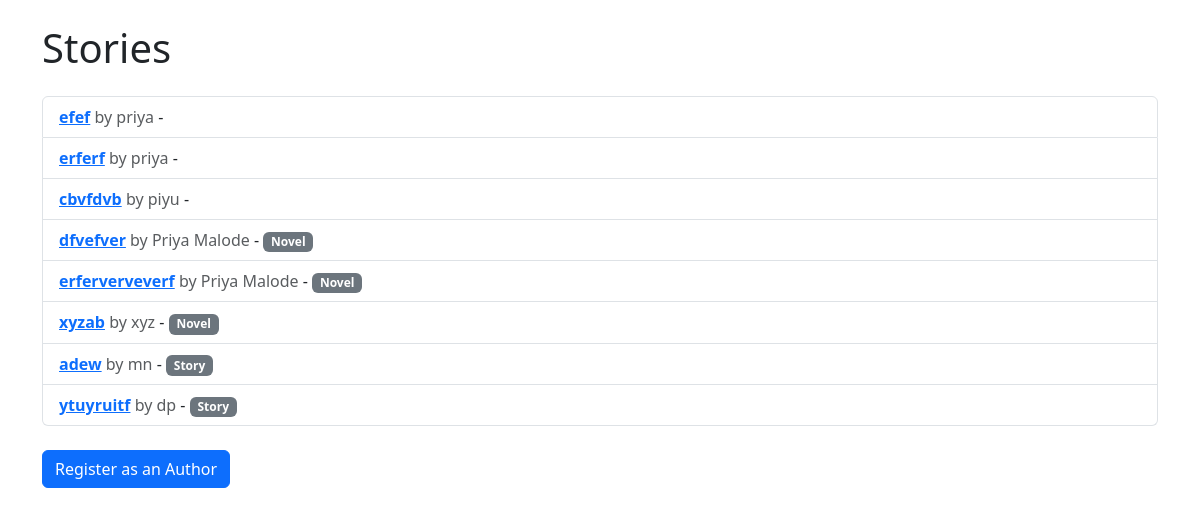
The page / on the database its author committed.
### books/models.py (models this page shows, shortened)
class Story(models.Model):
    title = models.CharField(max_length=200)
    author = models.ForeignKey(Author, on_delete=models.CASCADE)
    description = models.TextField()
    image = models.ImageField(upload_to='story_images/', null=True, blank=True)
    created_at = models.DateTimeField(auto_now_add=True)
    category = models.ForeignKey(Category, on_delete=models.CASCADE, related_name='stories', null=True)
    rating = models.FloatField(default=0.0)  # Average rating
    rating_count = models.IntegerField(default=0)

class Author(models.Model):
    user = models.OneToOneField(User, on_delete=models.CASCADE)
    bio = models.TextField(blank=True)
    def __str__(self):
        return self.user.username

class Category(models.Model):
    name = models.CharField(max_length=100)

### books/views.py (the view)
# urls.py: path('', story_list, name='story_list'),
def story_list(request):
    stories = Story.objects.all()
    return render(request, 'story_list.html', {'stories': stories})

### templates/story_list.html (shortened to what this page needs)
{% load static %}
<!DOCTYPE html>
<html lang="en">
<head>
    <link rel="stylesheet" href="{% static 'style.css' %}">
    <link href="https://cdn.jsdelivr.net/npm/bootstrap@5.3.0-alpha1/dist/css/bootstrap.min.css" rel="stylesheet">
</head>
<body>
    <div class="container">
        <h1 class="my-4">Stories</h1>
        <ul class="list-group">
            {% for story in stories %}
                <li class="list-group-item">
                    <a href="{% url 'story_detail' story.id %}" class="fw-bold">{{ story.title }}</a>
                    <span class="text-muted">by {{ story.author }}</span> -
                    <span class="badge bg-secondary">{{ story.category.name }}</span>
                </li>
            {% empty %}
                <li class="list-group-item">No stories available.</li>
            {% endfor %}
        </ul>
        <a href="{% url 'author_registration' %}" class="btn btn-primary my-4">Register as an Author</a>
    </div>
</body>
</html>

### static/css/style.css (style rules this page uses)
body { font-family: Arial, sans-serif; }
h1 { color: #333; }

### rows shown on the page
Story: title "efef", author "priya"
Story: title "erferf", author "priya"
Story: title "cbvfdvb", author "piyu"
Story: title "dfvefver", author "Priya Malode", category.name "Novel"
Story: title "erferverveverf", author "Priya Malode", category.name "Novel"
Story: title "xyzab", author "xyz", category.name "Novel"
Story: title "adew", author "mn", category.name "Story"
Story: title "ytuyruitf", author "dp", category.name "Story"
